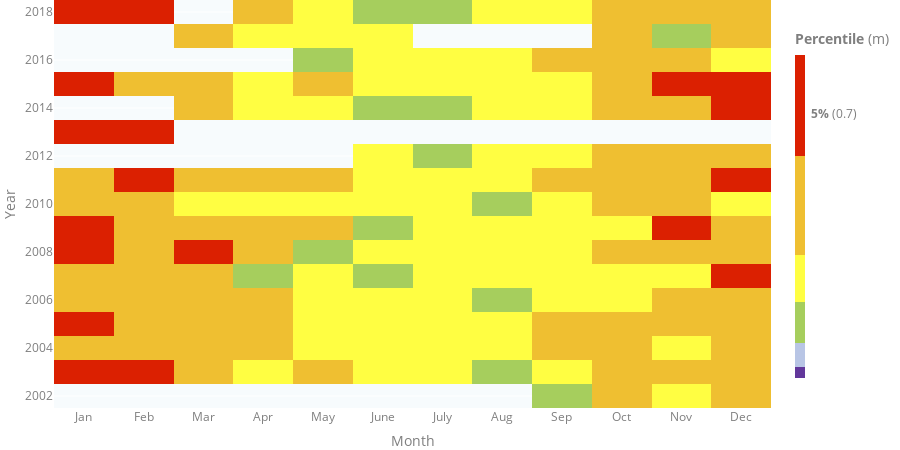

Source (notebook cell):
### Code cell
trace_m3 = go.Heatmap(
    z=m3_df['mean__monthly__sea_surface_wave_significant_height'],
    x=m3_df['datetime'].dt.month,
    y=m3_df['datetime'].dt.year,
    text=m3_df['mean__monthly__sea_surface_wave_significant_height'],
    colorscale=dcolorsc, 
    zmin=df_min,
    zmax=df_max,
    colorbar=dict(
                tickmode='array',
                thickness=10,
                len=0.9,
        
    title='<b>Percentile</b> (m)',
            ticktext=[
                '<b>Min.</b> (0.5)', 
                '<b> 5%</b> (0.7)', 
                '<b>25%</b> (1.1)', 
                '<b>50%</b> (1.8)',
                '<b>75%</b> (2.7)', 
                '<b>95%</b> (4.3)'],
            tickvals=[0,5,24,47, 71, 90]  
    ),
    hovertemplate='%{x} %{y}<br>'+
    'Wave Height: %{text:.2f} m<extra></extra>'
)
figure_3_11_b = go.Figure(data=trace_m3, layout=TIMESERIES_LAYOUT)
figure_3_11_b.update_layout(
yaxis=dict(
    title='Year',
    nticks=12),
xaxis=dict(
    title='Month',
    ticktext=['Jan','Feb','Mar','Apr','May','June','July','Aug','Sep','Oct','Nov','Dec'],
    showgrid=False,
   tickvals=[1, 2, 3, 4, 5, 6, 7, 8, 9, 10, 11, 12],
))

# Include white lines as xaxis gridlines
x0=1.5
for i in range(0,11):
    figure_3_11_a.add_shape(type='line',
                        x0=x0, y0=2001.5, x1=x0, y1=2019,
                        line=dict(color='White', width=3))
    x0+=1

figure_3_11_b

### Figure 1 — Plotly figure (JSON) as saved in the notebook; plotly's stock layout.template omitted (floating-point values rounded to 4 significant figures; data arrays with more than 128 entries replaced by an {"elided": "..."} marker saying what was removed)
{"data": [{"colorbar": {"len": 0.9, "thickness": 10, "tickmode": "array", "ticktext": ["<b>Min.</b> (0.5)", "<b> 5%</b> (0.7)", "<b>25%</b> (1.1)", "<b>50%</b> (1.8)", "<b>75%</b> (2.7)", "<b>95%</b> (4.3)"], "tickvals": [0, 5, 24, 47, 71, 90], "title": {"text": "<b>Percentile</b> (m)"}}, "colorscale": [[0, "rgb(98, 55, 155)"], [0.03493, "rgb(98, 55, 155)"], [0.03493, "rgb(184, 197, 229)"], [0.1075, "rgb(184, 197, 229)"], [0.1075, "rgb(166, 206, 93)"], [0.2346, "rgb(166, 206, 93)"], [0.2346, "rgb(255, 254, 66)"], [0.3798, "rgb(255, 254, 66)"], [0.3798, "rgb(239, 191, 49)"], [0.6884, "rgb(239, 191, 49)"], [0.6884, "rgb(219, 32, 1)"], [1, "rgb(219, 32, 1)"]], "hovertemplate": "%{x} %{y}<br>Wave Height: %{text:.2f} m<extra></extra>", "text": {"elided": "169 float values"}, "type": "heatmap", "x": {"elided": "169 int values"}, "y": {"elided": "169 int values"}, "z": {"elided": "169 float values"}, "zmax": 6.017, "zmin": 0.5075}], "layout": {"font": {"color": "#7f7f7f"}, "height": 450, "hovermode": "closest", "legend": {"bgcolor": "rgba(0,0,0,0)", "itemclick": false, "itemdoubleclick": false, "orientation": "h"}, "margin": {"b": 0, "l": 0, "r": 0, "t": 0}, "paper_bgcolor": "rgba(0,0,0,0)", "plot_bgcolor": "#f7fbfd", "xaxis": {"fixedrange": true, "showgrid": false, "ticktext": ["Jan", "Feb", "Mar", "Apr", "May", "June", "July", "Aug", "Sep", "Oct", "Nov", "Dec"], "tickvals": [1, 2, 3, 4, 5, 6, 7, 8, 9, 10, 11, 12], "title": {"text": "Month"}}, "yaxis": {"fixedrange": true, "nticks": 12, "title": {"text": "Year"}}}}
